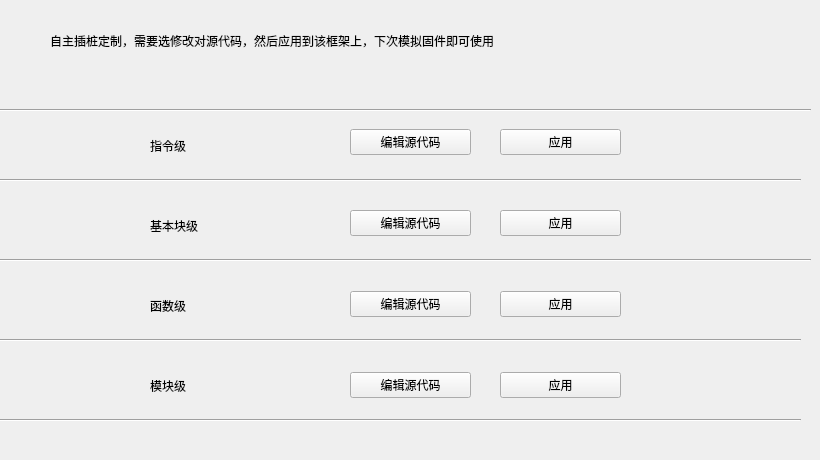
       <widget class="QWidget" name="tab_4">
        <attribute name="title">
         <string>Hook</string>
        </attribute>
        <widget class="QWidget" name="verticalLayoutWidget_2">
         <property name="geometry">
          <rect>
           <x>350</x>
           <y>80</y>
           <width>121</width>
           <height>371</height>
          </rect>
         </property>
         <layout class="QVBoxLayout" name="verticalLayout_3">
          <item>
           <widget class="QPushButton" name="pushButton_21">
            <property name="text">
             <string>编辑源代码</string>
            </property>
           </widget>
          </item>
          <item>
           <widget class="QPushButton" name="pushButton_20">
            <property name="text">
             <string>编辑源代码</string>
            </property>
           </widget>
          </item>
          <item>
           <widget class="QPushButton" name="pushButton_15">
            <property name="text">
             <string>编辑源代码</string>
            </property>
           </widget>
          </item>
          <item>
           <widget class="QPushButton" name="pushButton_24">
            <property name="text">
             <string>编辑源代码</string>
            </property>
           </widget>
          </item>
         </layout>
        </widget>
        <widget class="QWidget" name="verticalLayoutWidget_3">
         <property name="geometry">
          <rect>
           <x>500</x>
           <y>80</y>
           <width>121</width>
           <height>371</height>
          </rect>
         </property>
         <layout class="QVBoxLayout" name="verticalLayout_4">
          <item>
           <widget class="QPushButton" name="pushButton_25">
            <property name="text">
             <string>应用</string>
            </property>
           </widget>
          </item>
          <item>
           <widget class="QPushButton" name="pushButton_26">
            <property name="text">
             <string>应用</string>
            </property>
           </widget>
          </item>
          <item>
           <widget class="QPushButton" name="pushButton_27">
            <property name="text">
             <string>应用</string>
            </property>
           </widget>
          </item>
          <item>
           <widget class="QPushButton" name="pushButton_28">
            <property name="text">
             <string>应用</string>
            </property>
           </widget>
          </item>
         </layout>
        </widget>
        <widget class="QLabel" name="label_6">
         <property name="geometry">
          <rect>
           <x>150</x>
           <y>130</y>
           <width>121</width>
           <height>31</height>
          </rect>
         </property>
         <property name="text">
          <string>指令级</string>
         </property>
         <property name="textFormat">
          <enum>Qt::TextFormat::PlainText</enum>
         </property>
        </widget>
        <widget class="QLabel" name="label_7">
         <property name="geometry">
          <rect>
           <x>150</x>
           <y>210</y>
           <width>121</width>
           <height>31</height>
          </rect>
         </property>
         <property name="text">
          <string>基本块级</string>
         </property>
        </widget>
        <widget class="QLabel" name="label_8">
         <property name="geometry">
          <rect>
           <x>150</x>
           <y>290</y>
           <width>121</width>
           <height>31</height>
          </rect>
         </property>
         <property name="text">
          <string>函数级</string>
         </property>
        </widget>
        <widget class="QLabel" name="label_10">
         <property name="geometry">
          <rect>
           <x>150</x>
           <y>370</y>
           <width>121</width>
           <height>31</height>
          </rect>
         </property>
         <property name="text">
          <string>模块级</string>
         </property>
        </widget>
        <widget class="QLabel" name="label_14">
         <property name="geometry">
          <rect>
           <x>50</x>
           <y>20</y>
           <width>661</width>
           <height>41</height>
          </rect>
         </property>
         <property name="text">
          <string>自主插桩定制，需要选修改对源代码，然后应用到该框架上，下次模拟固件即可使用</string>
         </property>
         <property name="textFormat">
          <enum>Qt::TextFormat::AutoText</enum>
         </property>
         <property name="scaledContents">
          <bool>false</bool>
         </property>
        </widget>
        <widget class="Line" name="line">
         <property name="geometry">
          <rect>
           <x>-10</x>
           <y>170</y>
           <width>811</width>
           <height>20</height>
          </rect>
         </property>
         <property name="orientation">
          <enum>Qt::Orientation::Horizontal</enum>
         </property>
        </widget>
        <widget class="Line" name="line_2">
         <property name="geometry">
          <rect>
           <x>0</x>
           <y>250</y>
           <width>811</width>
           <height>20</height>
          </rect>
         </property>
         <property name="orientation">
          <enum>Qt::Orientation::Horizontal</enum>
         </property>
        </widget>
        <widget class="Line" name="line_3">
         <property name="geometry">
          <rect>
           <x>-10</x>
           <y>330</y>
           <width>811</width>
           <height>20</height>
          </rect>
         </property>
         <property name="orientation">
          <enum>Qt::Orientation::Horizontal</enum>
         </property>
        </widget>
        <widget class="Line" name="line_4">
         <property name="geometry">
          <rect>
           <x>-10</x>
           <y>410</y>
           <width>811</width>
           <height>20</height>
          </rect>
         </property>
         <property name="orientation">
          <enum>Qt::Orientation::Horizontal</enum>
         </property>
        </widget>
        <widget class="Line" name="line_5">
         <property name="geometry">
          <rect>
           <x>0</x>
           <y>100</y>
           <width>811</width>
           <height>20</height>
          </rect>
         </property>
         <property name="orientation">
          <enum>Qt::Orientation::Horizontal</enum>
         </property>
        </widget>
       </widget>
